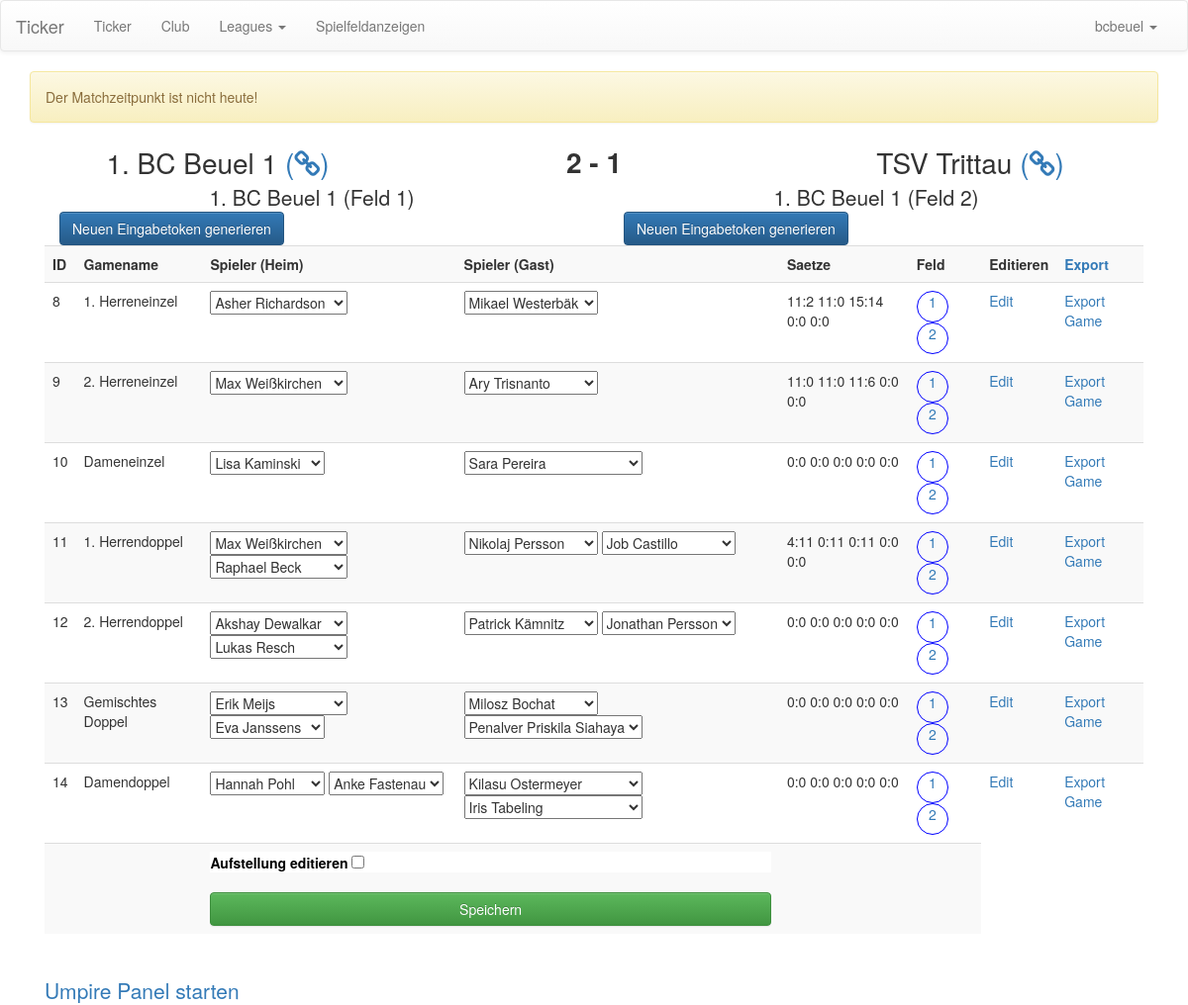
The page /ticker/manage/ticker/1 (signed in) on the database as committed earlier.
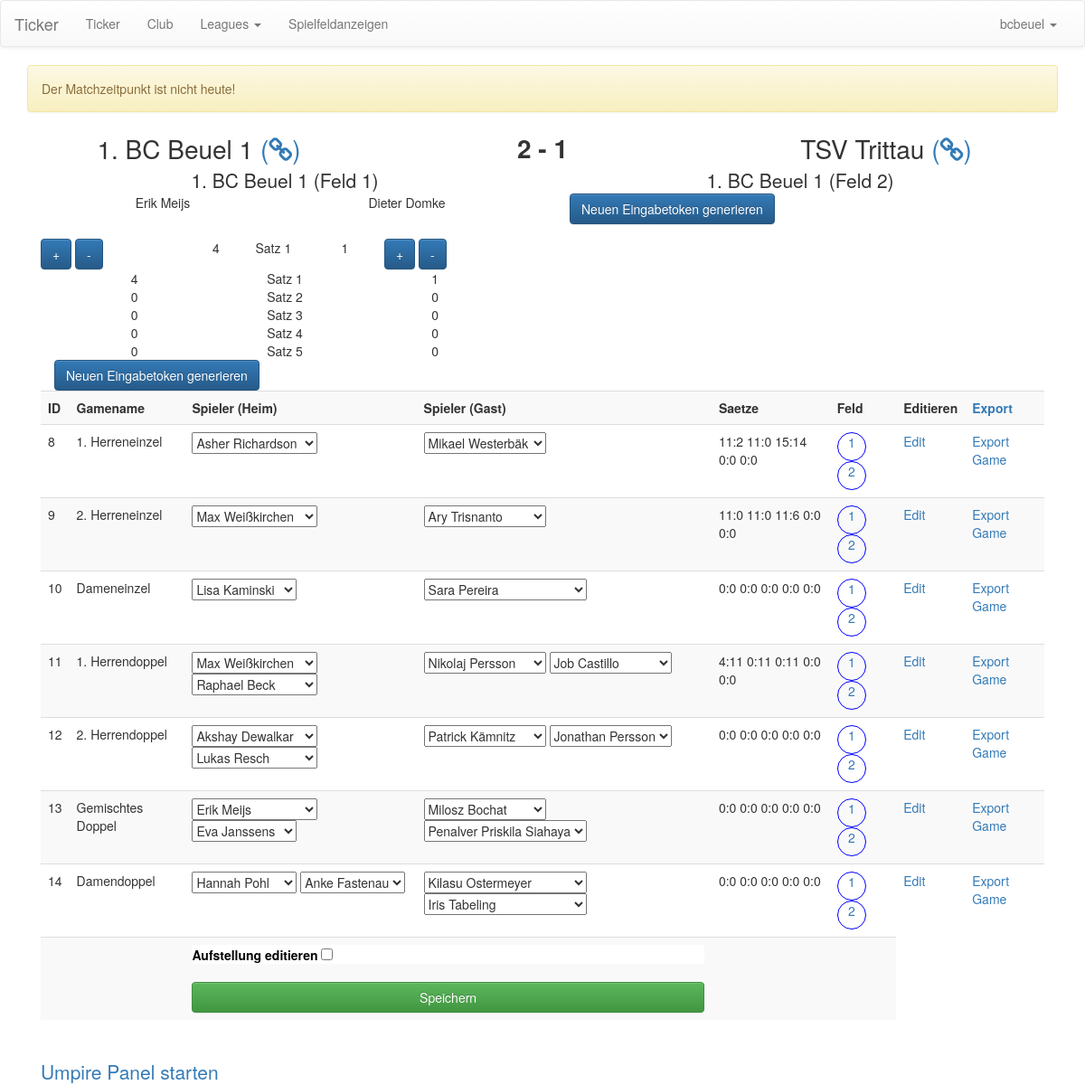
The same page on the database as committed later.
### ticker/models/fields.py (models this page shows, shortened)
class PlayingField(models.Model):
    field_name = models.CharField(max_length=255)
    def get_game(self):
        field_allocations = FieldAllocation.objects.filter(field=self, is_active=True, end_allocation=None)
        if field_allocations.exists():
            if field_allocations.count() != 1:
                field_allocations = field_allocations.order_by('-create_time')
            return field_allocations[0].game
        return None
    def has_token(self):
        tokens = PresentationToken.objects.filter(
            field=self,
            is_used=False,
        )
        return tokens.count() != 0

### ticker/models/matchstructure.py (models this page shows, shortened)
class Game(models.Model):
    name = models.CharField(max_length=64)
    player_a = ManyToManyField(Player, related_name='player_a', blank=True)
    player_b = ManyToManyField(Player, related_name='player_b', blank=True)
    sets = ManyToManyField(Set, blank=True)
    game_types = (('single', 'Herreneinzel'),
                  ('womansingle', 'Dameneinzel'),
                  ('men_double', 'Herrendoppel'),
                  ('women_double', 'Frauendoppel'),
                  ('mixed', 'Mixed'))
    current_set = models.IntegerField(default=1)
    game_type = models.CharField(max_length=32, choices=game_types)
    presses_json = models.TextField(default=None, blank=True, null=True)
    def __str__(self):
        return 'Game {3}: {0} {1} {2}'.format(self.name, self.game_type, '0', self.id)
    def in_progress(self):
        if self.current_set != 1:
            return True
        s = self.sets.filter(set_number=1).first()
        return s.is_started()
    def is_finished(self, rule):
        return self.is_won(rule)
    def get_set_score(self, rule):
        won_team_a = 0
        won_team_b = 0
        for set in self.sets.all():
            if set.set_won_by_team_a(rule):
                won_team_a += 1
            if set.set_won_by_team_b(rule):
                won_team_b += 1
        return [won_team_a, won_team_b]
    def is_won(self, rule):
        won_team_a, won_team_b = self.get_set_score(rule)
        if won_team_a == 3 or won_team_b == 3:
            return True
        return False
    def is_won_by(self, rule):
        won_team_a, won_team_b = self.get_set_score(rule)
        if won_team_a == 3 or won_team_b == 3:
            return 'team_a' if won_team_a == 3 else 'team_b'
        return None
    def get_sets(self):
        sets = self.sets.all()
        if len(sets) != 5:
            return 'Sets missing'
        all_sets = []
        for set in sets:
            tmp_score = set.get_score()
            tmp_score_str = ':'.join(map(str, tmp_score))
            all_sets.append(tmp_score_str)
        return ' '.join(all_sets)
    def get_set_objects(self):
        return self.sets.all()
    def get_current_set(self):
        current_set = self.current_set
        return self.sets.filter(set_number=current_set).first()

class Set(models.Model):
    set_number = models.IntegerField(default=1)
    points_team_a = ManyToManyField(Point, related_name='points_team_a', blank=True)
    points_team_b = ManyToManyField(Point, related_name='points_team_b', blank=True)
    def is_started(self):
        return self.points_team_a.filter(canceled=False).count() != 0 or \
               self.points_team_b.filter(canceled=False).count() != 0
    def is_finished(self, rule):
        score = self.get_score()
        if not rule.validate(score[0], score[1]):
            return False
        if rule.team_a_won(score):
            return True
        if rule.team_b_won(score):
            return True
        return False
    def set_won_by_team_a(self, rule):
        score = self.get_score()
        return rule.team_a_won(score)
    def set_won_by_team_b(self, rule):
        score = self.get_score()
        return rule.team_b_won(score)
    def get_score(self):
        return [self.points_team_a.filter(canceled=False).count(),
                self.points_team_b.filter(canceled=False).count()]

### ticker/models/player_clubs.py (models this page shows)
class Player(models.Model):
    prename = models.CharField(max_length=255)
    lastname = models.CharField(max_length=255)
    possible_sex = (('female', 'Weiblich'),
                    ('male', 'Maennlich'))
    sex = models.CharField(max_length=32, choices=possible_sex)
    birth_date = models.DateTimeField(null=True, blank=True)
    def get_name(self):
        return '{0} {1}'.format(self.prename, self.lastname)
    def __str__(self):
        return '{0} {1}'.format(
            self.prename,
            self.lastname
        )

### ticker/views/user_interface.py (the view, shortened to what this page needs)
# urls.py: url(r'^manage/ticker/([0-9]+)/?', manage_ticker_interface, name='manage_ticker_interface'),
@login_required
def manage_ticker_interface(request, match_id):
    match = Match.objects.get(id=match_id)
    ModelFormSet = modelformset_factory(Game, form=GameLineUpForm, formset=GameLineUpFormSet)
    formset = ModelFormSet(queryset=match.get_all_games())
    context = dict(match=match, formset=formset)
    return render(request, 'user/tickerinterface.html', context)

### ticker/forms/matchplan.py (called while the page is built)
    def get_game(self):
        return Game.objects.filter(id=self.instance.id).first()

### ticker/models/leaguestructure.py (called while the page is built)
    def get_name(self):
        return self.name

### ticker/models/matchstructure.py (called while the page is built)
    def validate(self, set_score_team_a, set_score_team_b):
        if set_score_team_a < 0 or set_score_team_b < 0:
            return False
        if set_score_team_a > 15 or set_score_team_b > 15:
            return False
        if set_score_team_a == 15 and set_score_team_b == 15:
            return False
        if set_score_team_a > 11 and (set_score_team_a - set_score_team_b) > 2:
            return False
        if set_score_team_b > 11 and (set_score_team_b - set_score_team_a) > 2:
            return False
        return True

    def team_a_won(self, score):
        if score[0] == 11 and (score[0] - score[1]) >= 2:
            return True
        if score[0] > 11 and (score[0] - score[1]) == 2:
            return True
        if score[0] == 15 and score[1] == 14:
            return True
        return False

    def team_b_won(self, score):
        return self.team_a_won(list(reversed(score)))

    def get_all_games(self):
        return self.games.all()

### ticker/models/player_clubs.py (called while the page is built)
    def get_name(self):
        return self.team_name

### ticker/templates/user/tickerinterface.html (shortened to what the changed rows need)
{% extends 'user/manage_base.html' %}
{% load custom_tags %}
{% load staticfiles %}
{% block extracss %}
    <link href="{% static 'css/ticker_interface.css' %}" rel="stylesheet"/>
{% endblock %}
{% block content %}
    <div class="container">
        {% now "d.m.Y" as today %}
        <div class="row-fluid fields">
            {% with fields=match.get_fields %}
                {% with fieldamount=fields|length %}
                    {% for field in fields %}
                        <div class="col-sm-{{ 12|get_field_width:fieldamount }}">
                            <div class="row-fluid">
                                <div class="col-sm-12 fieldtitle">{{ field.field_name }}</div>
                                <form method="post" action="{% url 'update_score_field' field.id '' %}" name="field_{{ field.id }}">
                                    {% if field.get_game %}
                                        {% with game=field.get_game %}
                                            <div class="col-sm-6 player">
                                                {{ game.player_a|format_players|safe }}
                                            </div>
                                            <div class="col-sm-6 player">
                                                {{ game.player_b|format_players|safe }}
                                            </div>
                                            <div class="row">
                                                <div class="col-sm-4">
                                                    <button type="submit" class="btn btn-primary" name="team_a" value="+"
                                                            {% if field.has_token %} disabled {% endif %}>
                                                        +</button>
                                                    <button type="submit" class="btn btn-primary" name="team_a" value="-"
                                                            {% if field.has_token %} disabled {% endif %}>
                                                        -</button>
                                                </div>
                                                <div class="col-sm-1 setscore" id="field_{{ field.id }}_current_set_team_a">
                                                    {{ game.get_current_set.get_score.0 }}
                                                </div>
                                                <div class="col-sm-2" id="field_{{ field.id }}_current_set_label">
                                                    Satz {{ game.get_current_set.set_number }}
                                                </div>
                                                <div class="col-sm-1 setscore" id="field_{{ field.id }}_current_set_team_b">
                                                    {{ game.get_current_set.get_score.1 }}
                                                </div>
                                                <div class="col-sm-4">
                                                    <button type="submit" class="btn btn-primary" name="team_b" value="+"
                                                            {% if field.has_token %} disabled {% endif %}>
                                                        +
                                                    </button>
                                                    <button type="submit" class="btn btn-primary" name="team_b" value="-"
                                                            {% if field.has_token %} disabled {% endif %}>
                                                        -
                                                    </button>
                                                </div>
                                            </div>
                                            {% for set in game.get_set_objects %}
                                                <div class="row set {{ set|is_current_set:game }}">
                                                    {% with score=set.get_score %}
                                                        <div class="col-sm-5 setscore" id="field_{{ field.id }}_set_{{ forloop.counter }}_team_a">{{ score.0 }}</div>
                                                        <div class="col-sm-2">Satz {{ set.set_number }}</div>
                                                        <div class="col-sm-5 setscore" id="field_{{ field.id }}_set_{{ forloop.counter }}_team_b">{{ score.1 }}</div>
                                                    {% endwith %}
                                                </div>
                                            {% endfor %}
                                        {% endwith %}
                                    {% endif %}
                                </form>
                                <div class="col-sm-12">
                                    {% if field.has_token %}
                                        {% with token=field.get_token %}
                                            Token <b>{{ token.token }}</b>
                                            <a href="{% url 'api_invalidate_token' token.id %}">
                                                <i class="fa fa-minus"></i>Token loeschen
                                            </a>
                                            <button type="button" class="btn btn-default" data-container="body" data-toggle="popover"
                                                    data-placement="top" data-content="Auf https://shuttlecock-live.com/simple den Token {{ token.token }} verwenden">
                                                <i class="fa fa-info-circle"></i>Hilfe
                                            </button>
                                        {% endwith %}
                                    {% else %}
                                        <form action="{% url 'api_new_token' field.id %}" method="post">
                                            <button class="btn btn-primary">Neuen Eingabetoken generieren</button>
                                        </form>
                                    {% endif %}
                                </div>
                            </div>
                        </div>
                    {% endfor %}
                {% endwith %}
            {% endwith %}
        </div>
        <div class="row-fluid matches">
            <div class="col-sm-12">
                <form method="post">
                    <table class="table table-responsive table-striped">
                        <tr>
                            <th>ID</th>
                            <th>Gamename</th>
                            <th>Spieler (Heim)</th>
                            <th>Spieler (Gast)</th>
                            <th>Saetze</th>
                            <th>Feld</th>
                            <th>Editieren</th>
                            <th><a href="{% url 'export_match' match.id %}" target="_blank">Export</a></th>
                        </tr>
                        {% for form in formset %}
                            {% with game=form.get_game %}
                                {% if game %}
                                    <tr>
                                        <td>
                                            {{ game.id }}
                                        </td>
                                        <td>
                                            {{ game.name }}
                                        </td>
                                        <td>
                                            {{ form.player_a }}
                                            {{ form.player_a_double }}
                                        </td>
                                        <td>
                                            {{ form.player_b }}
                                            {{ form.player_b_double }}
                                        </td>
                                        <td id="score_game_{{ game.id }}">
                                            {{ game.get_sets }}
                                        </td>
                                        <td>
                                            {% for field in match.get_fields %}
                                                {% with field_active=field|field_active:game %}
                                                    {% if field_active == 'active' %}
                                                        <a href="{% url 'remove_game_to_field' game.id field.id '' %}"
                                                           class="fieldname {{ field_active }}">{{ forloop.counter }}</a>
                                                    {% else %}
                                                        <a href="{% url 'assign_game_to_field' game.id field.id '' %}"
                                                           class="fieldname {{ field_active }}">{{ forloop.counter }}</a>
                                                    {% endif %}
                                                {% endwith %}
                                            {% endfor %}
                                        </td>
                                        <td>
                                            <a href="{% url 'manage_game' game.id %}">Edit</a>
                                        </td>
                                        <td>
                                            <a target="_blank" href="{% url 'export_game' game.id %}">Export Game</a>
                                        </td>
                                    </tr>
                                {% endif %}
                            {% endwith %}
                        {% endfor %}
                    </table>
                </form>
            </div>
        </div>
    </div>
{% endblock %}

Rows that differ between the two databases and show on the page:
shown differently, row unchanged: PlayingField "1. BC Beuel 1 (Feld 1)": get_game.player_a (not shown) → "Erik Meijs"; get_game.player_b (not shown) → "Dieter Domke"; get_game.get_current_set.get_score.0 (not shown) → "4"; get_game.get_current_set.set_number (not shown) → "1"; get_game.get_current_set.get_score.1 (not shown) → "1"
added Set: get_score.0 "4", set_number "1", get_score.1 "1", shown under PlayingField "1. BC Beuel 1 (Feld 1)"
added Set: get_score.0 "0", set_number "2", get_score.1 "0", shown under PlayingField "1. BC Beuel 1 (Feld 1)"
added Set: get_score.0 "0", set_number "3", get_score.1 "0", shown under PlayingField "1. BC Beuel 1 (Feld 1)"
added Set: get_score.0 "0", set_number "4", get_score.1 "0", shown under PlayingField "1. BC Beuel 1 (Feld 1)"
added Set: get_score.0 "0", set_number "5", get_score.1 "0", shown under PlayingField "1. BC Beuel 1 (Feld 1)"
